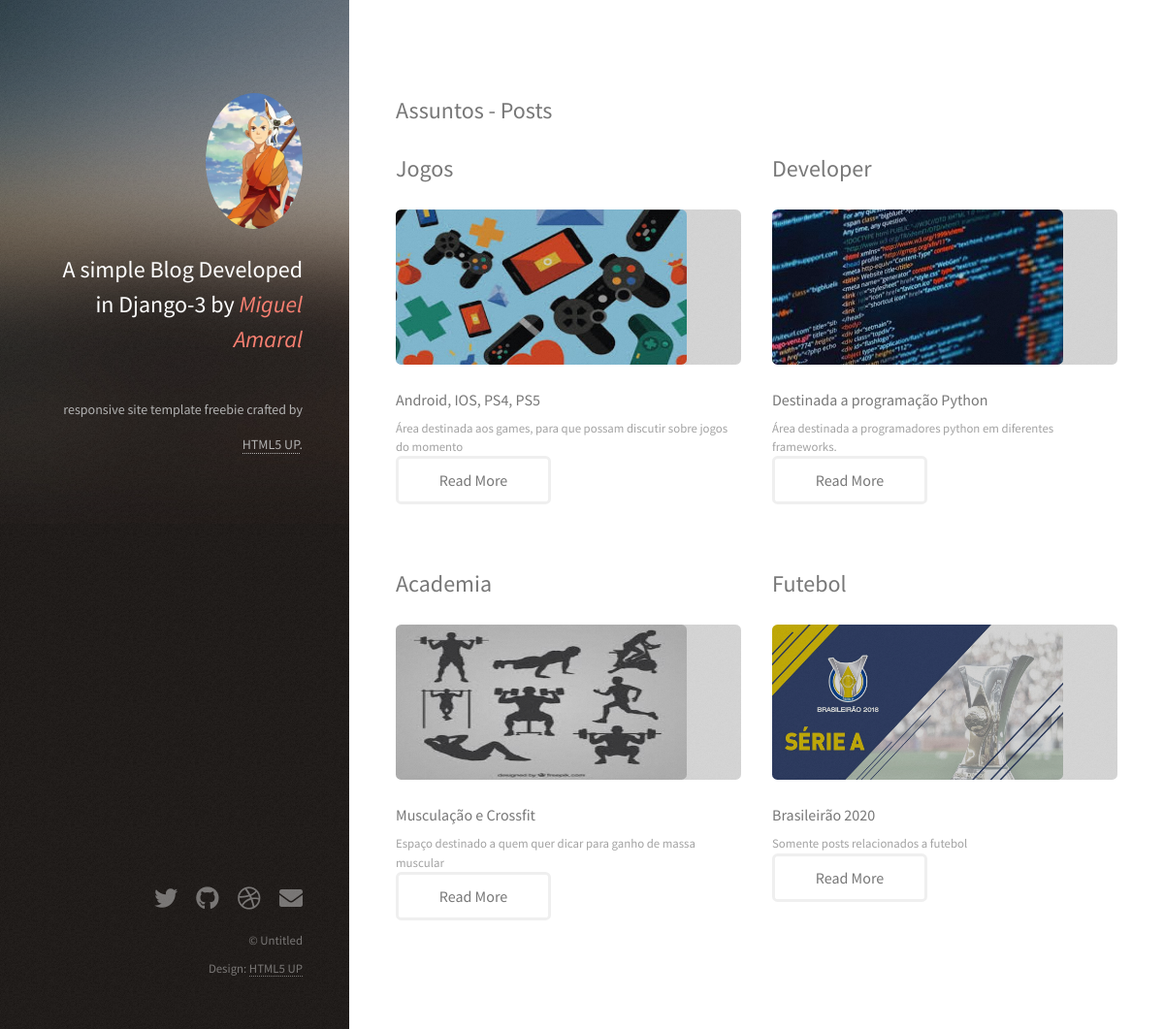
The page / on the database its author committed.
### web/models.py (models this page shows, shortened)
class Post(models.Model):
    title = models.CharField(max_length=100)
    sub_title = models.CharField(max_length =200)
    content = models.TextField()
    categories = models.CharField(
        max_length=2,
        choices = Categorias.choices,
        default = Categorias.IC
    )
    aprovados_teste = models.BooleanField(default = True)
    imagem = models.ImageField(
        upload_to = 'post',
        null = True,
        blank = True
    )
    def full_name(self): # inventei essa função
        return self.title + self.sub_title
    full_name.admin_order_field = 'title' # Permite fazer o Filtro

### web/views.py (the view)
# urls.py: path('', hello_blog, name='home'), #      Esse name, é o que você chama no HTML via Jinja2
def hello_blog(request):
    data = {
        'nome': 'Miguel',
        'lista': [0,1,2,3,4],#        Pode colocar Filtro do que vai aparecer...
        'posts': Post.objects.all() # Post.objects.filter(aprovados_teste=True)
    }
    return render(request, 'index.html',data)

### web/templates/index.html
{%extends "base.html"%}
{%load static%}
{%block content%}
<section id="two">
	<h2>Assuntos - Posts</h2>
	<div class="row">
		{%for post in posts%}
		<article class="col-6 col-12-xsmall work-item">
			<h2>{{post.title}}</h2>
			{%if post.imagem%}
			<a href="{{post.imagem.url}}" class="image fit thumb"><img style="height:160px;width:300px"
					src="{{post.imagem.url}}" alt="" /></a>
			{%else%}
			<a href="{% static 'images/fulls/01.jpg' %}" class="image fit thumb"><img style="height:160px;width:300px"
					src="{% static 'images/thumbs/01.jpg'%}" alt="" /></a>
			{%endif%}
			<h3>{{post.sub_title}}</h3>
			<p>{{post.content}}</p>
			<ul class="actions">
				<li><a href="{% url 'post_detail' post.id%}" class="button">Read More</a></li>
			</ul>
		</article>
		{%endfor%}
	</div>
</section>
{%endblock%}

### web/templates/base.html (shortened to what this page needs)
{%load static%}
<!DOCTYPE HTML>
<html>
	<head>
		<link rel="stylesheet" href="{% static 'assets/css/main.css' %}" />
	</head>
	<body class="is-preload">
			<header id="header">
				<div class="inner">
					<a href="#" class="image avatar"><img src="{%static 'images/avatar.jpg'%}" alt="" /></a>
					<h2><strong>A simple Blog Developed in Django-3 by <i style='color:salmon'>Miguel Amaral</i></strong>
					<br>
					<br>
					<p style= 'font-size:14px;'>
					responsive site template freebie
					crafted by <a href="http://html5up.net">HTML5 UP</a>.</h1>
					</p>
				</div>
			</header>
		<div id="main">
		{%block content%}
		{%endblock%}
		</div>
			<footer id="footer">
				<div class="inner">
					<ul class="icons">
						<li><a href="#" class="icon brands fa-twitter"><span class="label">Twitter</span></a></li>
						<li><a href="#" class="icon brands fa-github"><span class="label">Github</span></a></li>
						<li><a href="#" class="icon brands fa-dribbble"><span class="label">Dribbble</span></a></li>
						<li><a href="#" class="icon solid fa-envelope"><span class="label">Email</span></a></li>
					</ul>
					<ul class="copyright">
						<li>&copy; Untitled</li><li>Design: <a href="http://html5up.net">HTML5 UP</a></li>
					</ul>
				</div>
			</footer>
	</body>
</html>

### rows shown on the page
Post: title "Jogos", imagem (picture), sub_title "Android, IOS, PS4, PS5", content "Área destinada aos games, para que possam discutir sobre jogos do momento"
Post: title "Developer", imagem (picture), sub_title "Destinada a programação Python", content "Área destinada a programadores python em diferentes frameworks."
Post: title "Academia", imagem (picture), sub_title "Musculação e Crossfit", content "Espaço destinado a quem quer dicar para ganho de massa muscular"
Post: title "Futebol", imagem (picture), sub_title "Brasileirão 2020", content "Somente posts relacionados a futebol"
